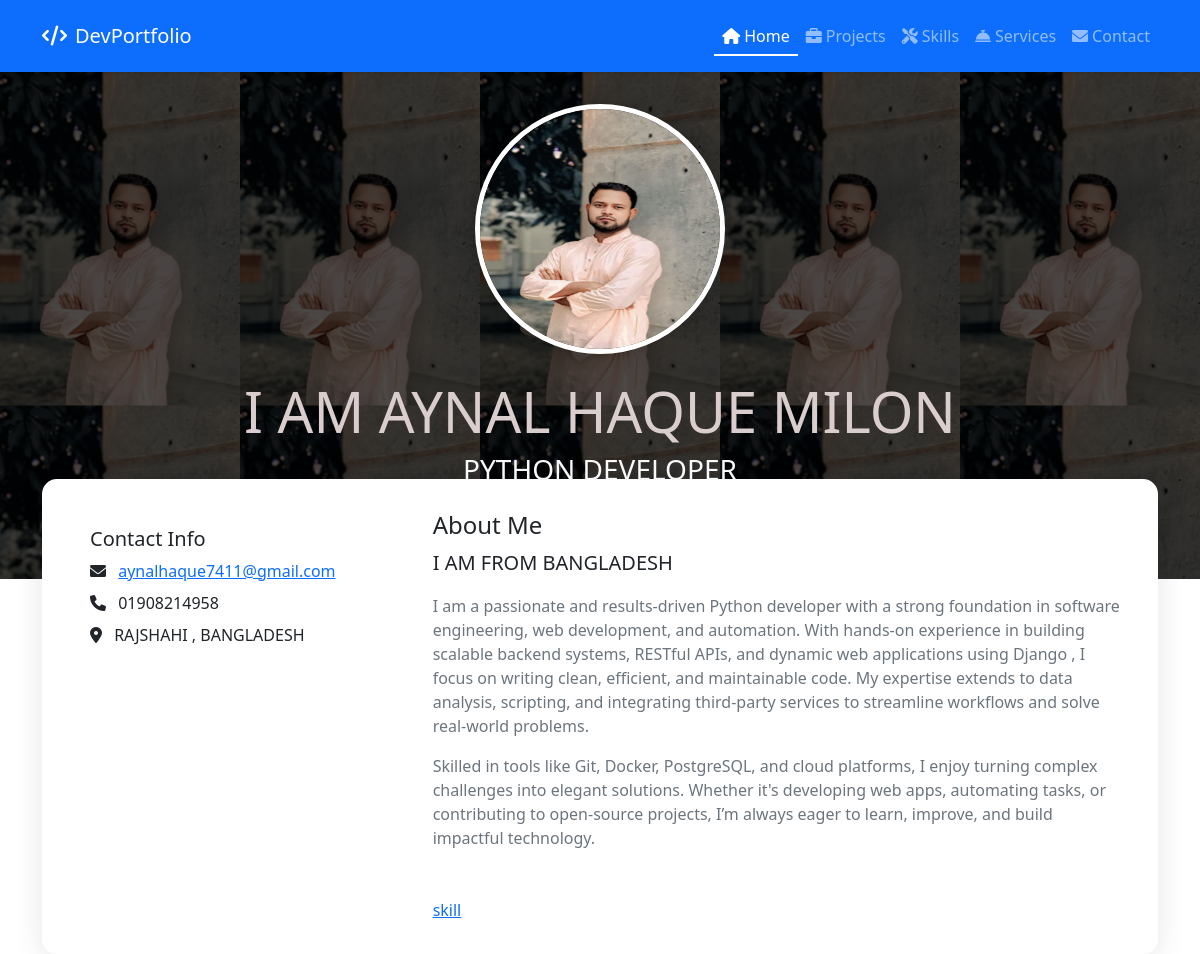
The page / on the database its author committed.
### core/models.py (models this page shows, shortened)
class Profile(models.Model):
    name = models.CharField(max_length=100)
    professional_title = models.CharField(max_length=200, blank=True)
    bio = models.TextField()
    short_bio = models.CharField(max_length=200, blank=True, help_text="Short bio for preview cards")
    photo = models.ImageField(upload_to='profile/', default='profile/default.png')
    resume = models.FileField(upload_to='resumes/', null=True, blank=True)
    linkedin = models.URLField(blank=True, validators=[URLValidator()])
    github = models.URLField(blank=True, validators=[URLValidator()])
    twitter = models.URLField(blank=True, validators=[URLValidator()])
    personal_website = models.URLField(blank=True)
    email = models.EmailField()
    phone = models.CharField(max_length=20, blank=True)
    address = models.CharField(max_length=200, blank=True)
    available_for_freelance = models.BooleanField(default=False)
    created_at = models.DateTimeField(auto_now_add=True)
    updated_at = models.DateTimeField(auto_now=True)
    class Meta:
        verbose_name = "Profile"
        verbose_name_plural = "Profiles"
        ordering = ['-created_at']

### core/views.py (the view)
# urls.py: path('', ProfileDetailView.as_view(), name='home'),
class ProfileDetailView(DetailView):
    model = Profile
    template_name = 'detail.html'
    context_object_name = 'profile'
    def get_object(self):
        return Profile.objects.first()  # Assuming single profile

### core/templates/detail.html (shortened to what this page needs)
{% extends 'base.html' %}
{% load static %}
{% block extra_css %}
<link rel="stylesheet" href="https://cdnjs.cloudflare.com/ajax/libs/font-awesome/6.0.0/css/all.min.css">
{% endblock %}
{% block content %}
<div class="profile-header text-center">
    <div class="container">
        <img src="{{ profile.photo.url }}" alt="{{ profile.name }}" class="profile-photo rounded-circle">
        <h1 class="display-4 mt-4">{{ profile.name }}</h1>
        <h2 class="h3 text-light">{{ profile.professional_title }}</h2>
        <div class="social-links mt-4">
            {% if profile.github %}
            <a href="{{ profile.github }}" target="_blank"><i class="fab fa-github"></i></a>
            {% endif %}
        </div>
    </div>
</div>
<div class="container">
    <div class="bio-section">
        <div class="row">
            <div class="col-lg-4 mb-4">
                <div class="card border-0">
                    <div class="card-body">
                        <h3 class="h5 card-title">Contact Info</h3>
                        <ul class="list-unstyled">
                            <li class="mb-2">
                                <i class="fas fa-envelope me-2"></i>
                                <a href="mailto:{{ profile.email }}">{{ profile.email }}</a>
                            </li>
                            {% if profile.phone %}
                            <li class="mb-2">
                                <i class="fas fa-phone me-2"></i>
                                {{ profile.phone }}
                            </li>
                            {% endif %}
                            {% if profile.address %}
                            <li class="mb-2">
                                <i class="fas fa-map-marker-alt me-2"></i>
                                {{ profile.address }}
                            </li>
                            {% endif %}
                        </ul>
                    </div>
                </div>
            </div>
            <div class="col-lg-8">
                <div class="mb-5">
                    <h3 class="h4">About Me</h3>
                    <p class="lead">{{ profile.short_bio }}</p>
                    <div class="text-muted">{{ profile.bio|linebreaks }}</div>
                </div>
              <a href="{% url 'skill_list' %}">skill</a>
            </div>
        </div>
    </div>
</div>
{% endblock %}

### core/templates/base.html (shortened to what this page needs)
<!DOCTYPE html>
<html lang="en">
<head>
    <link href="https://cdn.jsdelivr.net/npm/bootstrap@5.1.3/dist/css/bootstrap.min.css" rel="stylesheet">
    {% block extra_css %}{% endblock %}
</head>
<body>
    {% include 'navbar.html' %}
    <main>
        {% block content %} {% endblock %}
    </main>
</body>
</html>

### core/templates/navbar.html (shortened to what this page needs)
<nav class="navbar navbar-expand-lg navbar-dark bg-primary shadow-sm">
    <div class="container">
        <a class="navbar-brand" href="{#}">
            <i class="fas fa-code me-2"></i>DevPortfolio
        </a>
        <div class="collapse navbar-collapse" id="navbarNav">
            <ul class="navbar-nav ms-auto">
                <li class="nav-item">
                    <a class="nav-link {% if request.path == '/' %}active{% endif %}"
                       href="{#}">
                        <i class="fas fa-home me-1"></i>Home
                    </a>
                </li>
                <li class="nav-item">
                    <a class="nav-link {% if 'projects' in request.path %}active{% endif %}"
                       href="{#}">
                        <i class="fas fa-briefcase me-1"></i>Projects
                    </a>
                </li>
                <li class="nav-item">
                    <a class="nav-link {% if 'skills' in request.path %}active{% endif %}"
                       href="{#}">
                        <i class="fas fa-tools me-1"></i>Skills
                    </a>
                </li>
                <li class="nav-item">
                    <a class="nav-link {% if 'services' in request.path %}active{% endif %}"
                       href="{#}">
                        <i class="fas fa-concierge-bell me-1"></i>Services
                    </a>
                </li>
                <li class="nav-item">
                    <a class="nav-link {% if 'contact' in request.path %}active{% endif %}"
                       href="{% url 'contact' %}">
                        <i class="fas fa-envelope me-1"></i>Contact
                    </a>
                </li>
            </ul>
        </div>
    </div>
</nav>

### core/templates/navbar.html (style rules this page uses)
.navbar { padding: 1rem 0; transition: all 0.3s ease; }
.nav-link { font-weight: 500; position: relative; transition: all 0.3s ease; }
.nav-link:hover, .nav-link.active { color: #fff !important; }
.nav-link::after { content: ''; position: absolute; width: 0; height: 2px; bottom: 0; left: 0; background-color: #fff; transition: width 0.3s ease; }
.nav-link:hover::after, .nav-link.active::after { width: 100%; }

### rows shown on the page
Profile: photo (picture), name "I AM AYNAL HAQUE MILON", professional_title "PYTHON DEVELOPER", email "aynalhaque7411@gmail.com", phone "01908214958", address "RAJSHAHI , BANGLADESH", short_bio "I AM FROM BANGLADESH", bio "I am a passionate and results-driven Python developer with a strong foundation in software engineering, web development, and automation. With hands-on experience in building scalable backend systems, RESTful APIs, and dynamic web applications using Django , I focus on writing clean, efficient, and maintainable code. My expertise extends to data analysis, scripting, and integrating third-party services to streamline workflows and solve real-world problems. Skilled in tools like Git, Docker, PostgreSQL, and cloud platforms, I enjoy turning complex challenges into elegant solutions. Whether it's developing web apps, automating tasks, or contributing to open-source projects, I’m always eager to…"
